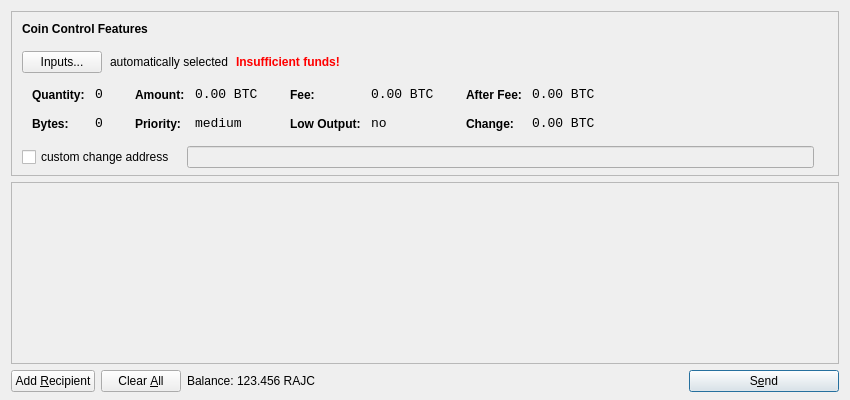
<?xml version="1.0" encoding="UTF-8"?>
<ui version="4.0">
 <class>SendCoinsDialog</class>
 <widget class="QDialog" name="SendCoinsDialog">
  <property name="geometry">
   <rect>
    <x>0</x>
    <y>0</y>
    <width>850</width>
    <height>400</height>
   </rect>
  </property>
  <property name="windowTitle">
   <string>Send Coins</string>
  </property>
  <layout class="QVBoxLayout" name="verticalLayout" stretch="0,1,0">
   <property name="bottomMargin">
    <number>8</number>
   </property>
   <item>
    <widget class="QFrame" name="frameCoinControl">
     <property name="sizePolicy">
      <sizepolicy hsizetype="Expanding" vsizetype="Expanding">
       <horstretch>0</horstretch>
       <verstretch>0</verstretch>
      </sizepolicy>
     </property>
     <property name="maximumSize">
      <size>
       <width>16777215</width>
       <height>16777215</height>
      </size>
     </property>
     <property name="frameShape">
      <enum>QFrame::StyledPanel</enum>
     </property>
     <property name="frameShadow">
      <enum>QFrame::Sunken</enum>
     </property>
     <layout class="QVBoxLayout" name="verticalLayoutCoinControl2">
      <property name="spacing">
       <number>-1</number>
      </property>
      <property name="leftMargin">
       <number>0</number>
      </property>
      <property name="topMargin">
       <number>0</number>
      </property>
      <property name="rightMargin">
       <number>0</number>
      </property>
      <property name="bottomMargin">
       <number>6</number>
      </property>
      <item>
       <layout class="QVBoxLayout" name="verticalLayoutCoinControl" stretch="0,0,0,0,1">
        <property name="spacing">
         <number>0</number>
        </property>
        <property name="leftMargin">
         <number>10</number>
        </property>
        <property name="topMargin">
         <number>10</number>
        </property>
        <item>
         <layout class="QHBoxLayout" name="horizontalLayoutCoinControl1">
          <property name="bottomMargin">
           <number>15</number>
          </property>
          <item>
           <widget class="QLabel" name="labelCoinControlFeatures">
            <property name="sizePolicy">
             <sizepolicy hsizetype="Preferred" vsizetype="Maximum">
              <horstretch>0</horstretch>
              <verstretch>0</verstretch>
             </sizepolicy>
            </property>
            <property name="font">
             <font>
              <weight>75</weight>
              <bold>true</bold>
             </font>
            </property>
            <property name="styleSheet">
             <string notr="true">font-weight:bold;</string>
            </property>
            <property name="text">
             <string>Coin Control Features</string>
            </property>
           </widget>
          </item>
         </layout>
        </item>
        <item>
         <layout class="QHBoxLayout" name="horizontalLayoutCoinControl2" stretch="0,0,0,0">
          <property name="spacing">
           <number>8</number>
          </property>
          <property name="bottomMargin">
           <number>10</number>
          </property>
          <item>
           <widget class="QPushButton" name="pushButtonCoinControl">
            <property name="styleSheet">
             <string notr="true"/>
            </property>
            <property name="text">
             <string>Inputs...</string>
            </property>
           </widget>
          </item>
          <item>
           <widget class="QLabel" name="labelCoinControlAutomaticallySelected">
            <property name="text">
             <string>automatically selected</string>
            </property>
            <property name="margin">
             <number>5</number>
            </property>
           </widget>
          </item>
          <item>
           <widget class="QLabel" name="labelCoinControlInsuffFunds">
            <property name="font">
             <font>
              <weight>75</weight>
              <bold>true</bold>
             </font>
            </property>
            <property name="styleSheet">
             <string notr="true">color:red;font-weight:bold;</string>
            </property>
            <property name="text">
             <string>Insufficient funds!</string>
            </property>
            <property name="margin">
             <number>5</number>
            </property>
           </widget>
          </item>
          <item>
           <spacer name="horizontalSpacerCoinControl">
            <property name="orientation">
             <enum>Qt::Horizontal</enum>
            </property>
            <property name="sizeHint" stdset="0">
             <size>
              <width>40</width>
              <height>1</height>
             </size>
            </property>
           </spacer>
          </item>
         </layout>
        </item>
        <item>
         <widget class="QWidget" name="widgetCoinControl" native="true">
          <property name="sizePolicy">
           <sizepolicy hsizetype="Preferred" vsizetype="Preferred">
            <horstretch>0</horstretch>
            <verstretch>0</verstretch>
           </sizepolicy>
          </property>
          <property name="minimumSize">
           <size>
            <width>0</width>
            <height>0</height>
           </size>
          </property>
          <property name="styleSheet">
           <string notr="true"/>
          </property>
          <layout class="QHBoxLayout" name="horizontalLayoutCoinControl5">
           <property name="margin">
            <number>0</number>
           </property>
           <item>
            <layout class="QHBoxLayout" name="horizontalLayoutCoinControl3" stretch="0,0,0,1">
             <property name="spacing">
              <number>20</number>
             </property>
             <property name="topMargin">
              <number>0</number>
             </property>
             <property name="bottomMargin">
              <number>10</number>
             </property>
             <item>
              <layout class="QFormLayout" name="formLayoutCoinControl1">
               <property name="horizontalSpacing">
                <number>10</number>
               </property>
               <property name="verticalSpacing">
                <number>14</number>
               </property>
               <property name="leftMargin">
                <number>10</number>
               </property>
               <property name="topMargin">
                <number>4</number>
               </property>
               <property name="rightMargin">
                <number>6</number>
               </property>
               <item row="0" column="0">
                <widget class="QLabel" name="labelCoinControlQuantityText">
                 <property name="styleSheet">
                  <string notr="true">font-weight:bold;</string>
                 </property>
                 <property name="text">
                  <string>Quantity:</string>
                 </property>
                 <property name="margin">
                  <number>0</number>
                 </property>
                </widget>
               </item>
               <item row="0" column="1">
                <widget class="QLabel" name="labelCoinControlQuantity">
                 <property name="font">
                  <font>
                   <family>Monospace</family>
                   <pointsize>10</pointsize>
                  </font>
                 </property>
                 <property name="cursor">
                  <cursorShape>IBeamCursor</cursorShape>
                 </property>
                 <property name="contextMenuPolicy">
                  <enum>Qt::ActionsContextMenu</enum>
                 </property>
                 <property name="text">
                  <string notr="true">0</string>
                 </property>
                 <property name="margin">
                  <number>0</number>
                 </property>
                 <property name="textInteractionFlags">
                  <set>Qt::LinksAccessibleByMouse|Qt::TextSelectableByKeyboard|Qt::TextSelectableByMouse</set>
                 </property>
                </widget>
               </item>
               <item row="1" column="0">
                <widget class="QLabel" name="labelCoinControlBytesText">
                 <property name="styleSheet">
                  <string notr="true">font-weight:bold;</string>
                 </property>
                 <property name="text">
                  <string>Bytes:</string>
                 </property>
                </widget>
               </item>
               <item row="1" column="1">
                <widget class="QLabel" name="labelCoinControlBytes">
                 <property name="font">
                  <font>
                   <family>Monospace</family>
                   <pointsize>10</pointsize>
                  </font>
                 </property>
                 <property name="cursor">
                  <cursorShape>IBeamCursor</cursorShape>
                 </property>
                 <property name="contextMenuPolicy">
                  <enum>Qt::ActionsContextMenu</enum>
                 </property>
                 <property name="text">
                  <string notr="true">0</string>
                 </property>
                 <property name="textInteractionFlags">
                  <set>Qt::LinksAccessibleByMouse|Qt::TextSelectableByKeyboard|Qt::TextSelectableByMouse</set>
                 </property>
                </widget>
               </item>
              </layout>
             </item>
             <item>
              <layout class="QFormLayout" name="formLayoutCoinControl2">
               <property name="horizontalSpacing">
                <number>10</number>
               </property>
               <property name="verticalSpacing">
                <number>14</number>
               </property>
               <property name="leftMargin">
                <number>6</number>
               </property>
               <property name="topMargin">
                <number>4</number>
               </property>
               <property name="rightMargin">
                <number>6</number>
               </property>
               <item row="0" column="0">
                <widget class="QLabel" name="labelCoinControlAmountText">
                 <property name="styleSheet">
                  <string notr="true">font-weight:bold;</string>
                 </property>
                 <property name="text">
                  <string>Amount:</string>
                 </property>
                 <property name="margin">
                  <number>0</number>
                 </property>
                </widget>
               </item>
               <item row="0" column="1">
                <widget class="QLabel" name="labelCoinControlAmount">
                 <property name="font">
                  <font>
                   <family>Monospace</family>
                   <pointsize>10</pointsize>
                  </font>
                 </property>
                 <property name="cursor">
                  <cursorShape>IBeamCursor</cursorShape>
                 </property>
                 <property name="contextMenuPolicy">
                  <enum>Qt::ActionsContextMenu</enum>
                 </property>
                 <property name="text">
                  <string notr="true">0.00 BTC</string>
                 </property>
                 <property name="textInteractionFlags">
                  <set>Qt::LinksAccessibleByMouse|Qt::TextSelectableByKeyboard|Qt::TextSelectableByMouse</set>
                 </property>
                </widget>
               </item>
               <item row="1" column="0">
                <widget class="QLabel" name="labelCoinControlPriorityText">
                 <property name="styleSheet">
                  <string notr="true">font-weight:bold;</string>
                 </property>
                 <property name="text">
                  <string>Priority:</string>
                 </property>
                </widget>
               </item>
               <item row="1" column="1">
                <widget class="QLabel" name="labelCoinControlPriority">
                 <property name="font">
                  <font>
                   <family>Monospace</family>
                   <pointsize>10</pointsize>
                  </font>
                 </property>
                 <property name="cursor">
                  <cursorShape>IBeamCursor</cursorShape>
                 </property>
                 <property name="contextMenuPolicy">
                  <enum>Qt::ActionsContextMenu</enum>
                 </property>
                 <property name="text">
                  <string>medium</string>
                 </property>
                 <property name="textInteractionFlags">
                  <set>Qt::LinksAccessibleByMouse|Qt::TextSelectableByKeyboard|Qt::TextSelectableByMouse</set>
                 </property>
                </widget>
               </item>
              </layout>
             </item>
             <item>
              <layout class="QFormLayout" name="formLayoutCoinControl3">
               <property name="horizontalSpacing">
                <number>10</number>
               </property>
               <property name="verticalSpacing">
                <number>14</number>
               </property>
               <property name="leftMargin">
                <number>6</number>
               </property>
               <property name="topMargin">
                <number>4</number>
               </property>
               <property name="rightMargin">
                <number>6</number>
               </property>
               <item row="0" column="0">
                <widget class="QLabel" name="labelCoinControlFeeText">
                 <property name="styleSheet">
                  <string notr="true">font-weight:bold;</string>
                 </property>
                 <property name="text">
                  <string>Fee:</string>
                 </property>
                 <property name="margin">
                  <number>0</number>
                 </property>
                </widget>
               </item>
               <item row="0" column="1">
                <widget class="QLabel" name="labelCoinControlFee">
                 <property name="font">
                  <font>
                   <family>Monospace</family>
                   <pointsize>10</pointsize>
                  </font>
                 </property>
                 <property name="cursor">
                  <cursorShape>IBeamCursor</cursorShape>
                 </property>
                 <property name="contextMenuPolicy">
                  <enum>Qt::ActionsContextMenu</enum>
                 </property>
                 <property name="text">
                  <string notr="true">0.00 BTC</string>
                 </property>
                 <property name="textInteractionFlags">
                  <set>Qt::LinksAccessibleByMouse|Qt::TextSelectableByKeyboard|Qt::TextSelectableByMouse</set>
                 </property>
                </widget>
               </item>
               <item row="1" column="0">
                <widget class="QLabel" name="labelCoinControlLowOutputText">
                 <property name="styleSheet">
                  <string notr="true">font-weight:bold;</string>
                 </property>
                 <property name="text">
                  <string>Low Output:</string>
                 </property>
                </widget>
               </item>
               <item row="1" column="1">
                <widget class="QLabel" name="labelCoinControlLowOutput">
                 <property name="font">
                  <font>
                   <family>Monospace</family>
                   <pointsize>10</pointsize>
                  </font>
                 </property>
                 <property name="cursor">
                  <cursorShape>IBeamCursor</cursorShape>
                 </property>
                 <property name="contextMenuPolicy">
                  <enum>Qt::ActionsContextMenu</enum>
                 </property>
                 <property name="text">
                  <string>no</string>
                 </property>
                 <property name="textInteractionFlags">
                  <set>Qt::LinksAccessibleByMouse|Qt::TextSelectableByKeyboard|Qt::TextSelectableByMouse</set>
                 </property>
                </widget>
               </item>
              </layout>
             </item>
             <item>
              <layout class="QFormLayout" name="formLayoutCoinControl4">
               <property name="horizontalSpacing">
                <number>10</number>
               </property>
               <property name="verticalSpacing">
                <number>14</number>
               </property>
               <property name="leftMargin">
                <number>6</number>
               </property>
               <property name="topMargin">
                <number>4</number>
               </property>
               <property name="rightMargin">
                <number>6</number>
               </property>
               <item row="0" column="0">
                <widget class="QLabel" name="labelCoinControlAfterFeeText">
                 <property name="styleSheet">
                  <string notr="true">font-weight:bold;</string>
                 </property>
                 <property name="text">
                  <string>After Fee:</string>
                 </property>
                 <property name="margin">
                  <number>0</number>
                 </property>
                </widget>
               </item>
               <item row="0" column="1">
                <widget class="QLabel" name="labelCoinControlAfterFee">
                 <property name="font">
                  <font>
                   <family>Monospace</family>
                   <pointsize>10</pointsize>
                  </font>
                 </property>
                 <property name="cursor">
                  <cursorShape>IBeamCursor</cursorShape>
                 </property>
                 <property name="contextMenuPolicy">
                  <enum>Qt::ActionsContextMenu</enum>
                 </property>
                 <property name="text">
                  <string notr="true">0.00 BTC</string>
                 </property>
                 <property name="textInteractionFlags">
                  <set>Qt::LinksAccessibleByMouse|Qt::TextSelectableByKeyboard|Qt::TextSelectableByMouse</set>
                 </property>
                </widget>
               </item>
               <item row="1" column="0">
                <widget class="QLabel" name="labelCoinControlChangeText">
                 <property name="styleSheet">
                  <string notr="true">font-weight:bold;</string>
                 </property>
                 <property name="text">
                  <string>Change:</string>
                 </property>
                </widget>
               </item>
               <item row="1" column="1">
                <widget class="QLabel" name="labelCoinControlChange">
                 <property name="font">
                  <font>
                   <family>Monospace</family>
                   <pointsize>10</pointsize>
                  </font>
                 </property>
                 <property name="cursor">
                  <cursorShape>IBeamCursor</cursorShape>
                 </property>
                 <property name="contextMenuPolicy">
                  <enum>Qt::ActionsContextMenu</enum>
                 </property>
                 <property name="text">
                  <string notr="true">0.00 BTC</string>
                 </property>
                 <property name="textInteractionFlags">
                  <set>Qt::LinksAccessibleByMouse|Qt::TextSelectableByKeyboard|Qt::TextSelectableByMouse</set>
                 </property>
                </widget>
               </item>
              </layout>
             </item>
            </layout>
           </item>
          </layout>
         </widget>
        </item>
        <item>
         <layout class="QHBoxLayout" name="horizontalLayoutCoinControl4" stretch="0,0,0">
          <property name="spacing">
           <number>12</number>
          </property>
          <property name="sizeConstraint">
           <enum>QLayout::SetDefaultConstraint</enum>
          </property>
          <property name="topMargin">
           <number>5</number>
          </property>
          <property name="rightMargin">
           <number>5</number>
          </property>
          <item>
           <widget class="QCheckBox" name="checkBoxCoinControlChange">
            <property name="text">
             <string>custom change address</string>
            </property>
           </widget>
          </item>
          <item>
           <widget class="QLineEdit" name="lineEditCoinControlChange">
            <property name="enabled">
             <bool>false</bool>
            </property>
            <property name="sizePolicy">
             <sizepolicy hsizetype="Expanding" vsizetype="Fixed">
              <horstretch>0</horstretch>
              <verstretch>0</verstretch>
             </sizepolicy>
            </property>
           </widget>
          </item>
          <item>
           <widget class="QLabel" name="labelCoinControlChangeLabel">
            <property name="sizePolicy">
             <sizepolicy hsizetype="Preferred" vsizetype="Expanding">
              <horstretch>0</horstretch>
              <verstretch>0</verstretch>
             </sizepolicy>
            </property>
            <property name="minimumSize">
             <size>
              <width>0</width>
              <height>0</height>
             </size>
            </property>
            <property name="text">
             <string/>
            </property>
            <property name="margin">
             <number>3</number>
            </property>
           </widget>
          </item>
         </layout>
        </item>
        <item>
         <spacer name="verticalSpacerCoinControl">
          <property name="orientation">
           <enum>Qt::Vertical</enum>
          </property>
          <property name="sizeHint" stdset="0">
           <size>
            <width>800</width>
            <height>1</height>
           </size>
          </property>
         </spacer>
        </item>
       </layout>
      </item>
     </layout>
    </widget>
   </item>
   <item>
    <widget class="QScrollArea" name="scrollArea">
     <property name="widgetResizable">
      <bool>true</bool>
     </property>
     <widget class="QWidget" name="scrollAreaWidgetContents">
      <property name="geometry">
       <rect>
        <x>0</x>
        <y>0</y>
        <width>830</width>
        <height>165</height>
       </rect>
      </property>
      <layout class="QVBoxLayout" name="verticalLayout_2">
       <property name="margin">
        <number>0</number>
       </property>
       <item>
        <layout class="QVBoxLayout" name="entries">
         <property name="spacing">
          <number>6</number>
         </property>
        </layout>
       </item>
       <item>
        <spacer name="verticalSpacer">
         <property name="orientation">
          <enum>Qt::Vertical</enum>
         </property>
         <property name="sizeHint" stdset="0">
          <size>
           <width>20</width>
           <height>40</height>
          </size>
         </property>
        </spacer>
       </item>
      </layout>
     </widget>
    </widget>
   </item>
   <item>
    <layout class="QHBoxLayout" name="horizontalLayout">
     <item>
      <widget class="QPushButton" name="addButton">
       <property name="toolTip">
        <string>Send to multiple recipients at once</string>
       </property>
       <property name="text">
        <string>Add &amp;Recipient</string>
       </property>
       <property name="icon">
        <iconset resource="../bitcoin.qrc">
         <normaloff>:/icons/add</normaloff>:/icons/add</iconset>
       </property>
       <property name="autoDefault">
        <bool>false</bool>
       </property>
      </widget>
     </item>
     <item>
      <widget class="QPushButton" name="clearButton">
       <property name="sizePolicy">
        <sizepolicy hsizetype="Minimum" vsizetype="Fixed">
         <horstretch>0</horstretch>
         <verstretch>0</verstretch>
        </sizepolicy>
       </property>
       <property name="toolTip">
        <string>Remove all transaction fields</string>
       </property>
       <property name="text">
        <string>Clear &amp;All</string>
       </property>
       <property name="icon">
        <iconset resource="../bitcoin.qrc">
         <normaloff>:/icons/remove</normaloff>:/icons/remove</iconset>
       </property>
       <property name="autoRepeatDelay">
        <number>300</number>
       </property>
       <property name="autoDefault">
        <bool>false</bool>
       </property>
      </widget>
     </item>
     <item>
      <layout class="QHBoxLayout" name="horizontalLayout_2">
       <property name="spacing">
        <number>3</number>
       </property>
       <item>
        <widget class="QLabel" name="label">
         <property name="text">
          <string>Balance:</string>
         </property>
        </widget>
       </item>
       <item>
        <widget class="QLabel" name="labelBalance">
         <property name="cursor">
          <cursorShape>IBeamCursor</cursorShape>
         </property>
         <property name="text">
          <string>123.456 RAJC</string>
         </property>
         <property name="textInteractionFlags">
          <set>Qt::LinksAccessibleByMouse|Qt::TextSelectableByKeyboard|Qt::TextSelectableByMouse</set>
         </property>
        </widget>
       </item>
      </layout>
     </item>
     <item>
      <spacer name="horizontalSpacer">
       <property name="orientation">
        <enum>Qt::Horizontal</enum>
       </property>
       <property name="sizeHint" stdset="0">
        <size>
         <width>40</width>
         <height>20</height>
        </size>
       </property>
      </spacer>
     </item>
     <item>
      <widget class="QPushButton" name="sendButton">
       <property name="minimumSize">
        <size>
         <width>150</width>
         <height>0</height>
        </size>
       </property>
       <property name="toolTip">
        <string>Confirm the send action</string>
       </property>
       <property name="text">
        <string>S&amp;end</string>
       </property>
       <property name="icon">
        <iconset resource="../bitcoin.qrc">
         <normaloff>:/icons/send</normaloff>:/icons/send</iconset>
       </property>
       <property name="default">
        <bool>true</bool>
       </property>
      </widget>
     </item>
    </layout>
   </item>
  </layout>
 </widget>
 <resources>
  <include location="../bitcoin.qrc"/>
 </resources>
 <connections/>
</ui>
